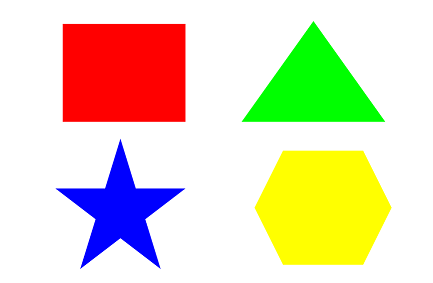
#> input picture week14/images/shape.PNG, 433 x 283 px, found by its file name
$ python multipleThreshold-SelfMade.py
#> lines starting #> are read from the running program, lines starting #| are printed output that depends on the picture; after the words box and inside, x2 and y2 are one past the last pixel; in counts of white or black regions, pixels touching at a corner belong together
import cv2
import matplotlib.pyplot as plt


def global_threshold(image, thresh_max1, thresh_min1, thresh_max2, thresh_min2, high_val, low_val):
    img = image.copy()
    for i in range(image.shape[0]):
        for j in range(image.shape[1]):
            if thresh_max1 > image[i, j] > thresh_min1 or thresh_max2 > image[i, j] > thresh_min2:
                img[i, j] = high_val
            else:
                img[i, j] = low_val
    return img


ogImg = cv2.imread("R://workspace//image-processing-python-POEY//week14//images//shape.PNG", 0)
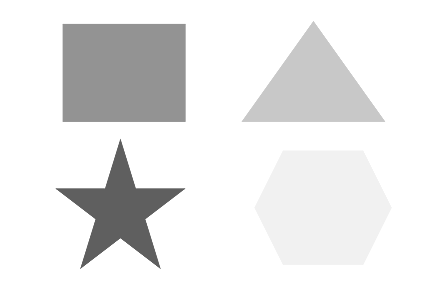
#> ogImg: shape (283, 433); min 95, max 255, mean 232.4

# [24 lines of commented-out code are left out]
all = global_threshold(ogImg, 241, 80, 241.5, 240.9, 255, 0)
#> after the loop in global_threshold, `for i in range(image.shape[0]):`:
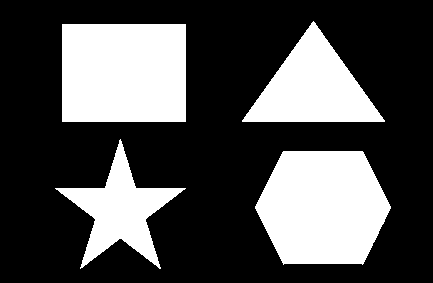
#> img: shape (283, 433); 30.6% white; 4 white regions, box (x1, y1, x2, y2) and area: (255, 151, 391, 265) 12251, (62, 24, 186, 122) 12152, (242, 21, 385, 122) 7331, (55, 139, 186, 269) 5721

cv2.imwrite("R://workspace//image-processing-python-POEY//week15//images//all.PNG", all)
cv2.imshow("output", all)
cv2.imshow("OG", ogImg)
cv2.waitKey(0)
cv2.destroyAllWindows()

$ run again, with week14/images/text.jpg saved as week14/images/shape.PNG
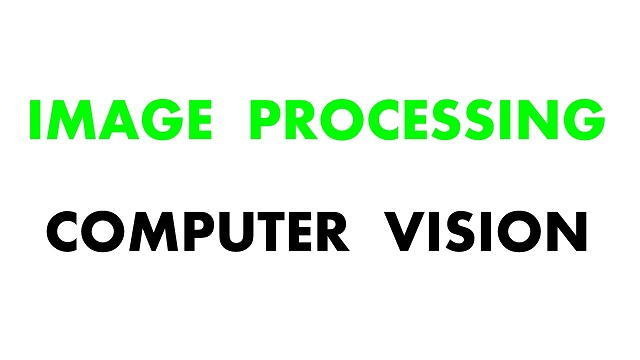
#> input picture week14/images/text.jpg, 640 x 360 px, found by its file name
#> `ogImg = cv2.imread("R://workspace//image-processing-python-POEY//week1..`:
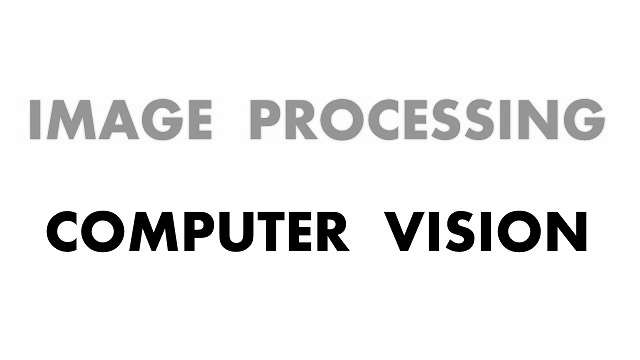
#> ogImg: shape (360, 640); min 0, max 255, mean 236.8
#> after the loop in global_threshold, `for i in range(image.shape[0]):`:
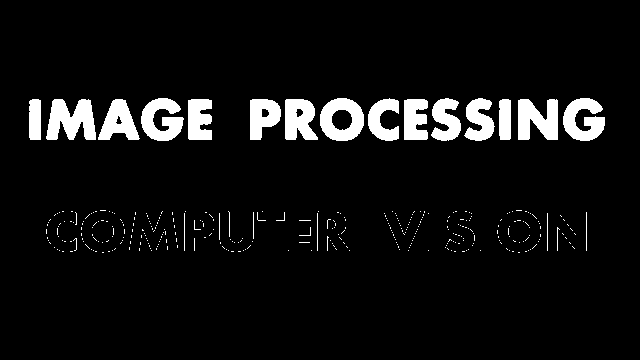
#> img: shape (360, 640); 6.7% white; 353 white regions (329 under 20 px), largest, box (x1, y1, x2, y2) and area: (46, 99, 96, 140) 1429, (518, 99, 558, 140) 1240, (320, 98, 364, 141) 1209
